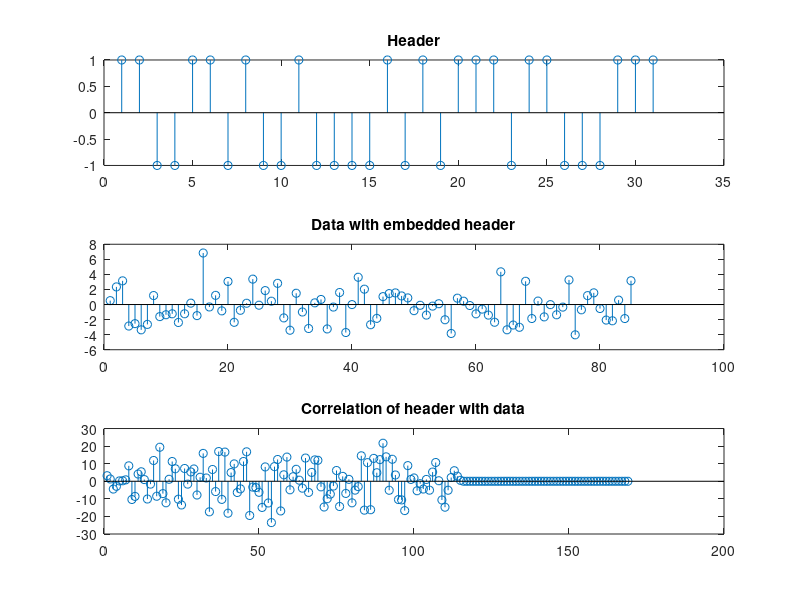

The MATLAB source for this figure:
clc; close all; 
totalCorrect = 0;
totalRuns = 10000;
for run = 1:totalRuns
% Begin correx.m from Software Receiver Design book
header = [1 1 -1 -1 1 1 -1 1 -1 -1 1 -1 -1 -1 -1 1 -1 1 -1 1 1 1 -1 1 1 -1 -1 -1 1 1 1];
%header = round(ones(1,31)); % header is a predefined string
loc=30; r=25; % place header in position loc
data=[ sign(randn(1,loc-1)) header sign(randn(1,r)) ]; % generate signal
sd=2; data=data+sd*randn(size(data)) ; % add noise
y=xcorr(header, data) ; % do cross correlation
[m, ind]=max(y); % location of largest correlation
headstart=length(data)-ind+1; % place where header is detected
% End of code from Software Receiver Design book
if ( loc == headstart )
totalCorrect = totalCorrect + 1;
end
end
totalCorrect / totalRuns
%h = [1 1 -1 -1 1 1 -1 1 -1 -1 1 -1 -1 -1 -1 1 -1 1 -1 1 1 1 -1 1 1 -1 -1 -1 1 1 1];

subplot(3,1,1), stem(header)           % plot header
title('Header')
subplot(3,1,2), stem(data)             % plot data sequence
title('Data with embedded header')
subplot(3,1,3), stem(y)                % plot correlation
title('Correlation of header with data')



